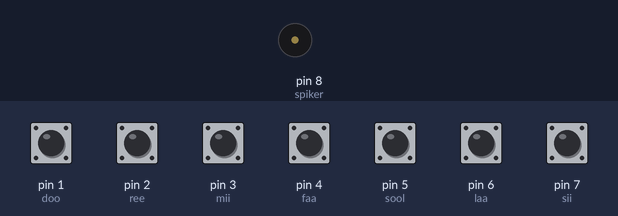
Recording of a sketch running on a simulated Arduino Uno, built with avr-gcc and run on an emulated ATmega328P. On the bench: buzzer (waves = sounding). The test bench sets the inputs (shaded band); at power-on: pin 1 (doo), pin 2 (ree), pin 3 (mii), pin 4 (faa), pin 5 (sool), pin 6 (laa), pin 7 (sii) HIGH.

Above: at 1.2 s.
1.3 s: pin 1 (doo) pulled LOW for 1 s
At 1.7 s:
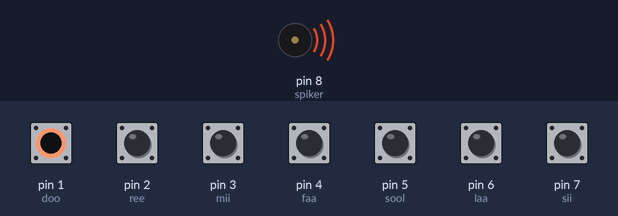
Timing chart, 0 to 4.3 s (numbered marks = the images above; inputs shaded):
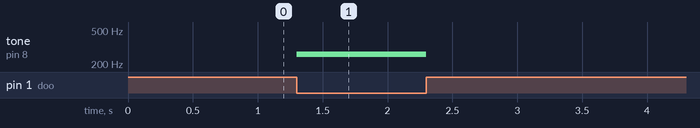

Measured:
- after the input at 1.3 s, tone on pin 8 (spiker): silent → 261 Hz at once, → silent 1.0 s later

The sketch:

pianika-IOT.ino
```cpp
#define spiker 8

#define doo 1
#define ree 2
#define mii 3
#define faa 4
#define sool 5
#define laa 6
#define sii 7

float DO = 261.63;
float RE = 293.66;
float MI = 329.63;
float FA = 349.23;
float SOL = 392.00;
float LA = 440.00;
float SI = 493.88;

void setup() {
  pinMode(doo, INPUT_PULLUP);
  pinMode(ree, INPUT_PULLUP);
  pinMode(mii, INPUT_PULLUP);
  pinMode(faa, INPUT_PULLUP);
  pinMode(sool, INPUT_PULLUP);
  pinMode(laa, INPUT_PULLUP);
  pinMode(sii, INPUT_PULLUP);
}

void loop() {
  if (digitalRead(doo) == LOW) {
    tone(spiker, DO, 500);
    delay(500);
  } else if (digitalRead(ree) == LOW) {
    tone(spiker, RE, 500);
    delay(500);
  } else if (digitalRead(mii) == LOW) {
    tone(spiker, MI, 500);
    delay(500);
  } else if (digitalRead(faa) == LOW) {
    tone(spiker, FA, 500);
    delay(500);
  } else if (digitalRead(sool) == LOW) {
    tone(spiker, SOL, 500);
    delay(500);
  } else if (digitalRead(laa) == LOW) {
    tone(spiker, LA, 500);
    delay(500);
  } else if (digitalRead(sii) == LOW) {
    tone(spiker, SI, 500);
    delay(500);
  }
}
```
